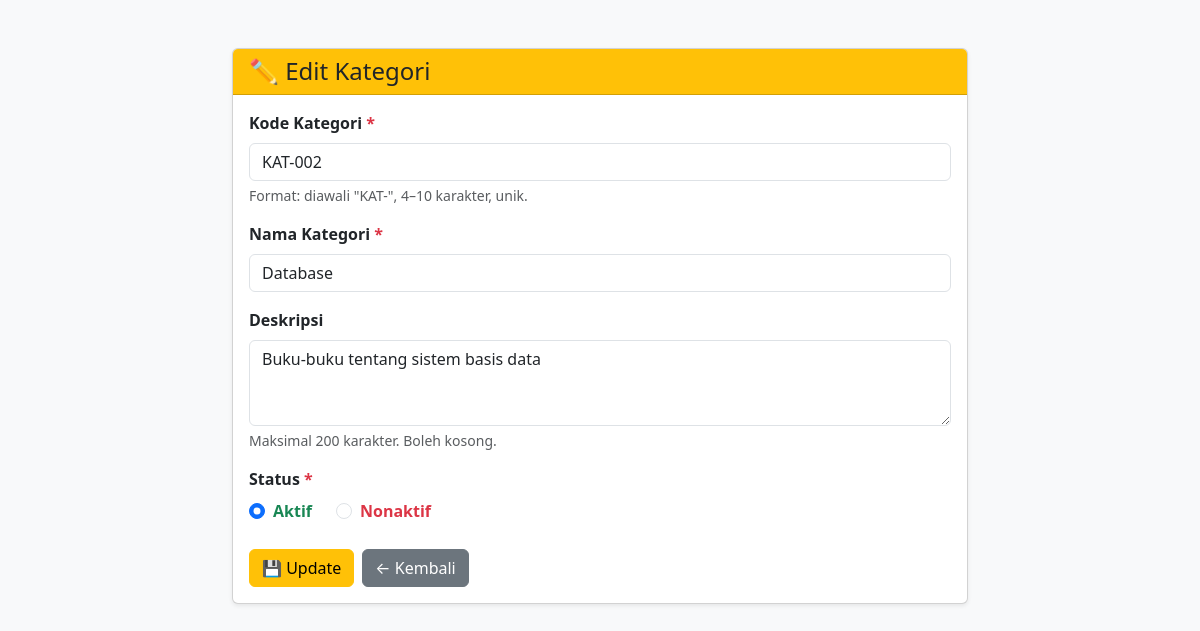
Page /edit.php?id=2 on the committed database.
### tables this page shows
CREATE TABLE IF NOT EXISTS `kategori` (
    `id_kategori`   INT             AUTO_INCREMENT PRIMARY KEY,
    `kode_kategori` VARCHAR(10)     UNIQUE NOT NULL,
    `nama_kategori` VARCHAR(50)     NOT NULL,
    `deskripsi`     TEXT,
    `status`        ENUM('Aktif','Nonaktif') DEFAULT 'Aktif',
    `created_at`    TIMESTAMP       DEFAULT CURRENT_TIMESTAMP
);

### edit.php (the view, shortened to what this page needs)
<!DOCTYPE html>
<html lang="id">
<head>
    <link href="https://cdn.jsdelivr.net/npm/bootstrap@5.3.0/dist/css/bootstrap.min.css" rel="stylesheet">
</head>
<body class="bg-light">
<?php
require_once 'config/database.php';
$id = (int) $_GET['id'];
$stmtAmbil = $conn->prepare(
    "SELECT id_kategori, kode_kategori, nama_kategori, deskripsi, status FROM kategori WHERE id_kategori = ?"
);
$stmtAmbil->bind_param("i", $id);
$stmtAmbil->execute();
$hasil = $stmtAmbil->get_result();
$data = $hasil->fetch_assoc();
$kode      = $data['kode_kategori'];
$nama      = $data['nama_kategori'];
$deskripsi = $data['deskripsi'];
$status    = $data['status'];
$errors = [];
?>
<div class="container mt-5">
    <div class="row justify-content-center">
        <div class="col-md-8">
            <div class="card shadow-sm">
                <div class="card-header bg-warning">
                    <h4 class="mb-0">✏️ Edit Kategori</h4>
                </div>
                <div class="card-body">
                    <form method="POST" novalidate>
                        <div class="mb-3">
                            <label for="kode_kategori" class="form-label fw-semibold">
                                Kode Kategori <span class="text-danger">*</span>
                            </label>
                            <input type="text"
                                   id="kode_kategori"
                                   name="kode_kategori"
                                   class="form-control <?= isset($errors['kode']) ? 'is-invalid' : '' ?>"
                                   value="<?= htmlspecialchars($kode) ?>"
                                   required
                                   maxlength="10">
                            <div class="form-text">Format: diawali "KAT-", 4–10 karakter, unik.</div>
                        </div>
                        <div class="mb-3">
                            <label for="nama_kategori" class="form-label fw-semibold">
                                Nama Kategori <span class="text-danger">*</span>
                            </label>
                            <input type="text"
                                   id="nama_kategori"
                                   name="nama_kategori"
                                   class="form-control <?= isset($errors['nama']) ? 'is-invalid' : '' ?>"
                                   value="<?= htmlspecialchars($nama) ?>"
                                   required
                                   minlength="3"
                                   maxlength="50">
                        </div>
                        <div class="mb-3">
                            <label for="deskripsi" class="form-label fw-semibold">Deskripsi</label>
                            <textarea id="deskripsi"
                                      name="deskripsi"
                                      class="form-control <?= isset($errors['deskripsi']) ? 'is-invalid' : '' ?>"
                                      rows="3"
                                      maxlength="200"><?= htmlspecialchars($deskripsi) ?></textarea>
                            <div class="form-text">Maksimal 200 karakter. Boleh kosong.</div>
                        </div>
                        <div class="mb-4">
                            <label class="form-label fw-semibold">
                                Status <span class="text-danger">*</span>
                            </label>
                            <div class="d-flex gap-4">
                                <div class="form-check">
                                    <input class="form-check-input" type="radio"
                                           name="status" id="statusAktif" value="Aktif"
                                           <?= ($status === 'Aktif') ? 'checked' : '' ?>>
                                    <label class="form-check-label text-success fw-semibold" for="statusAktif">
                                        Aktif
                                    </label>
                                </div>
                                <div class="form-check">
                                    <input class="form-check-input" type="radio"
                                           name="status" id="statusNonaktif" value="Nonaktif"
                                           <?= ($status === 'Nonaktif') ? 'checked' : '' ?>>
                                    <label class="form-check-label text-danger fw-semibold" for="statusNonaktif">
                                        Nonaktif
                                    </label>
                                </div>
                            </div>
                        </div>
                        <div class="d-flex gap-2">
                            <button type="submit" class="btn btn-warning">💾 Update</button>
                            <a href="index.php" class="btn btn-secondary">← Kembali</a>
                        </div>
                    </form>
                </div>
            </div>
        </div>
    </div>
</div>
</body>
</html>

### rows in the picture
kategori: kode_kategori "KAT-002", nama_kategori "Database", deskripsi "Buku-buku tentang sistem basis data", status "☑ Aktif", status "☐ Nonaktif"
